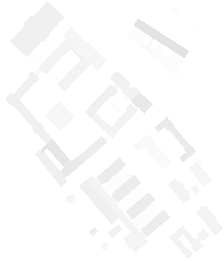
#> input picture example-data/agh/agh-example.bmp, 224 x 261 px
$ python pollution-emitters.py --mask ../../example-data/agh/agh-example.bmp
#> lines starting #> are read from the running program, lines starting #| are printed output that depends on the picture; long printed decimals are rounded
import argparse
import sys

import numpy as np
from PIL import Image

if __name__ == '__main__':
    parser = argparse.ArgumentParser(description='Temperature distribution')
    parser.add_argument('-m', '--mask', help='Path to bmp file with roads mask', required=True)
    parser.add_argument('-s', '--save', help='Path to file to save results', required=False)
    parser.add_argument('-k', '--kernelsize', help='Kernel size (must be odd)', type=int, required=False, default=3)
    parser.add_argument('-r', '--redfactor', help='Red channel factor', type=float, required=False, default=100)
    parser.add_argument('-g', '--greenfactor', help='Green channel factor', type=float, required=False, default=40)
    parser.add_argument('-b', '--bluefactor', help='Blue channel factor', type=float, required=False, default=5)
    parser.add_argument('-t', '--threshold', help='Threshold', type=float, required=False, default=100)

    args = vars(parser.parse_args())
    if args['kernelsize'] <= 0:
        parser.print_help()
        sys.exit()

    kernel_size = args['kernelsize']
    d_left = (kernel_size - 1) // 2
    d_right = (kernel_size - 1) - d_left

    bitmap_image = np.array(Image.open(args['mask']))
#> bitmap_image is the input picture: shape (261, 224, 3); min 227, max 255, mean 251.8

    nx = len(bitmap_image)
#> nx = 261
    ny = len(bitmap_image[0])
#> ny = 224

    convoluted = []
    for channel in range(3):
        bitmap_mask = np.array(bitmap_image[:, :, channel])

        extended_bitmap_mask = np.pad(bitmap_mask, [(d_left, d_right), (d_left, d_right)], mode='constant')

        x, y = np.meshgrid(np.linspace(-1, 1, kernel_size), np.linspace(-1, 1, kernel_size))
        d = np.sqrt(x * x + y * y)
        sigma, mu = 1.0, 0.0
        conv_filter_unnormalized = np.exp(-((d - mu) ** 2 / (2.0 * sigma ** 2)))
        conv_filter = conv_filter_unnormalized / np.sum(conv_filter_unnormalized)

        sub_shape = (nx, ny)
        view_shape = tuple(np.subtract(extended_bitmap_mask.shape, sub_shape) + 1) + sub_shape
        strides = extended_bitmap_mask.strides + extended_bitmap_mask.strides

        sub_matrices = np.lib.stride_tricks.as_strided(extended_bitmap_mask, view_shape, strides)
        convoluted_channel = np.einsum('ij,ijkl->kl', conv_filter, sub_matrices)
        convoluted.append(convoluted_channel)
#> this loop made 3 passes
#> pass 1, `convoluted_channel = np.einsum('ij,ijkl->kl', conv_filter, sub_matrices)`:
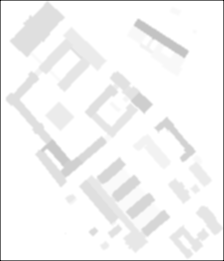
#> convoluted_channel: shape (261, 224) float64; min 134.4, max 255, mean 250.6; drawn with min black and max white
#> after the loop, convoluted = 3 items

    convoluted_sum = args['redfactor']*convoluted[0] + args['greenfactor']*convoluted[1] + args['bluefactor']*convoluted[2]
    convoluted_max = np.max(convoluted_sum)
#> convoluted_max = 36975
    print("Max convoluted value", convoluted_max)
#| Max convoluted value 36975.000
    convoluted_sum = convoluted_sum/args['threshold']

    img = Image.new('L', (ny, nx), "white")
#> img: PIL image 224x261 L; every value is 255
    pixels = img.load()
    for i in range(nx):
        for j in range(ny):
            if convoluted_sum[i, j] > 1:
                pixels[j, i] = int(255)
            else:
                pixels[j, i] = int(255*convoluted_sum[i, j])
#> (the run stopped early here; a loop or call above may not have finished)
